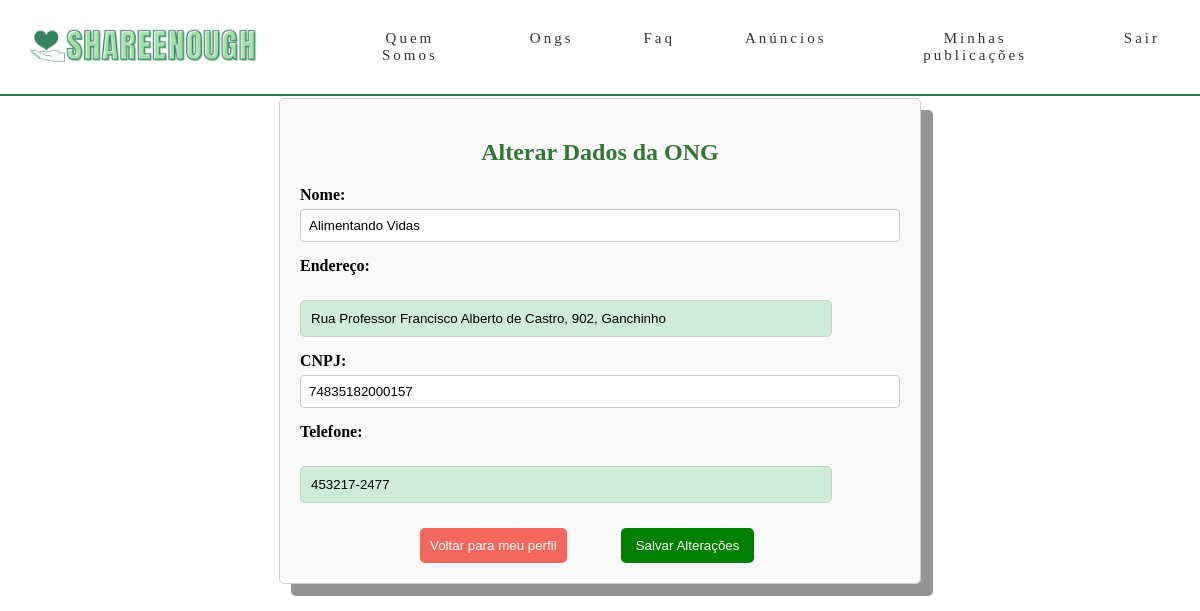
/alterar_dados_ong.php (signed in), run on the app's committed database.
### tables this page shows
CREATE TABLE `ongs` (
  `id_ong` int(11) NOT NULL,
  `nome` varchar(50) NOT NULL,
  `cnpj` varchar(30) NOT NULL,
  `endereco` varchar(100) NOT NULL,
  `email` varchar(100) NOT NULL,
  `telefone` varchar(50) NOT NULL,
  `senha` varchar(100) NOT NULL,
  `data_cadastro` date NOT NULL,
  `foto` mediumtext NOT NULL
);

### alterar_dados_ong.php (the view, shortened to what this page needs)
<?php
$conn = new PDO('mysql:host=localhost;dbname=shareenoughv2', 'root', '');
$id_ong = $_SESSION['id_ong'];
$sql = "SELECT nome, endereco, cnpj, telefone FROM ongs WHERE id_ong = :id_ong";
$stmt = $conn->prepare($sql);
$stmt->bindParam(':id_ong', $id_ong);
$stmt->execute();
$ong = $stmt->fetch(PDO::FETCH_ASSOC);
?>
<!DOCTYPE html>
<html lang="pt-br">
<head>
    <link rel="stylesheet" type="text/css" href="style.css">
</head>
<body>
<header>
    <nav>
        <a class="logo" href="index.php">
            <img src="./img/logo.png" />
        </a>
        <ul class="nav-list">
            <li><a href="quemsomos.php">Quem Somos</a></li>
            <li><a href="ongs.html">Ongs</a></li>
            <li><a href="faq.php">Faq</a></li>
            <li><a href="anuncios-ong.php">Anúncios</a></li>
            <li><a href="ong_post.php">Minhas publicações</a></li>
            <li><a href="logout.php">Sair</a></li>
        </ul>
    </nav>
</header>
<section class="alterar-dados">
    <h1>Alterar Dados da ONG</h1>
    <form action="" method="post">
        <div class="form-row">
            <label for="nome">Nome:</label>
            <input type="text" name="nome" id="nome" value="<?php echo htmlspecialchars($ong['nome']); ?>" required>
        </div>
        <div class="form-row">
            <label for="endereco">Endereço:</label>
            <input type="text" name="endereco" id="endereco" value="<?php echo htmlspecialchars($ong['endereco']); ?>" required>
        </div>
        <div class="form-row">
            <label for="cnpj">CNPJ:</label>
            <input type="text" name="cnpj" id="cnpj" value="<?php echo htmlspecialchars($ong['cnpj']); ?>" required>
        </div>
        <div class="form-row">
            <label for="telefone">Telefone:</label>
            <input type="text" name="telefone" id="telefone" value="<?php echo htmlspecialchars($ong['telefone']); ?>" required>
        </div>
        <a  href="perfil-ong.php"><button class="btnongdoavoltar" id="btnvoltaralterar">Voltar para meu perfil</button></a>
        <button type="submit" class="btn-salvar">Salvar Alterações</button>
    </form>
</section>
</body>
</html>

### data on the page
ongs: nome "Alimentando Vidas", endereco "Rua Professor Francisco Alberto de Castro, 902, Ganchinho", cnpj "74835182000157", telefone "453217-2477"
